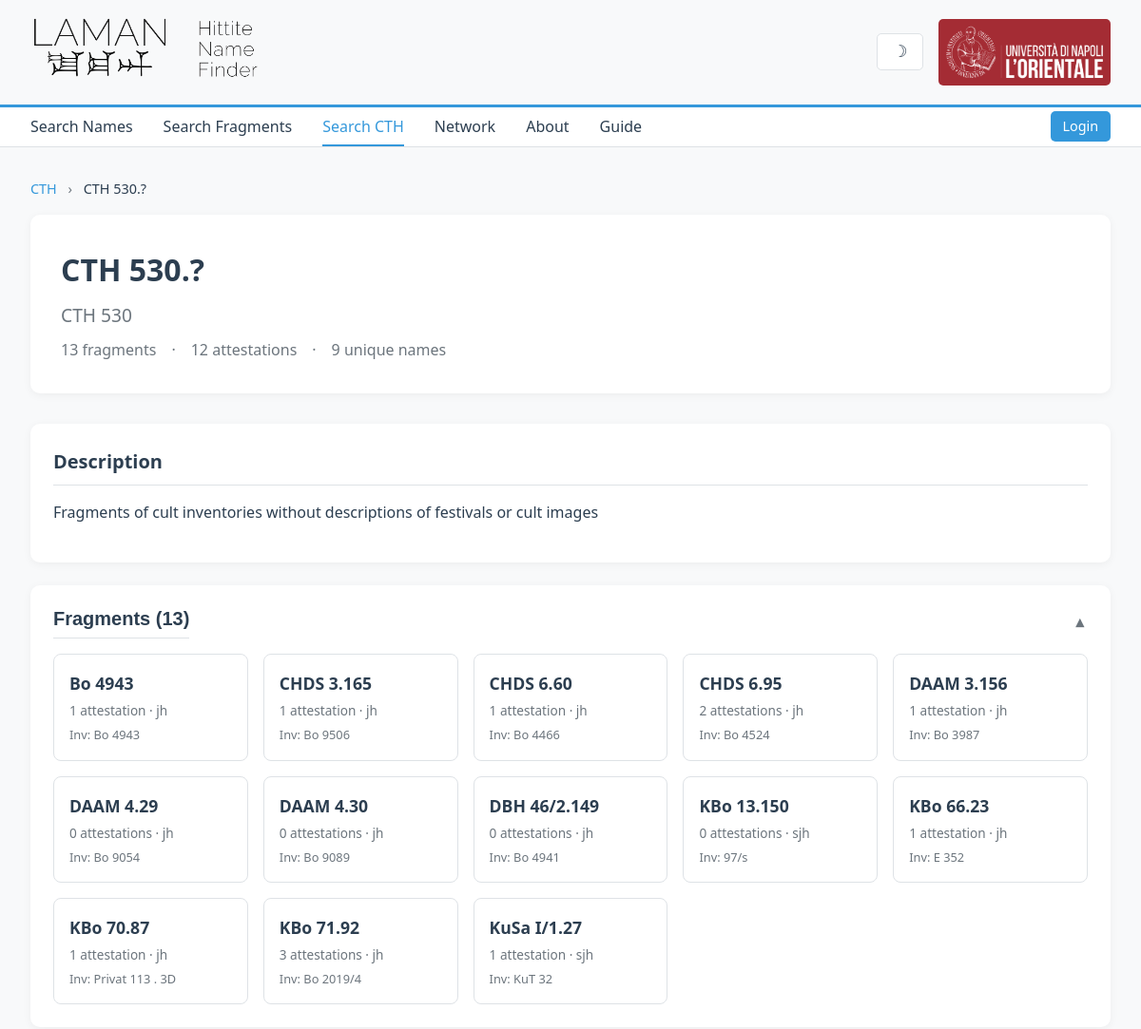
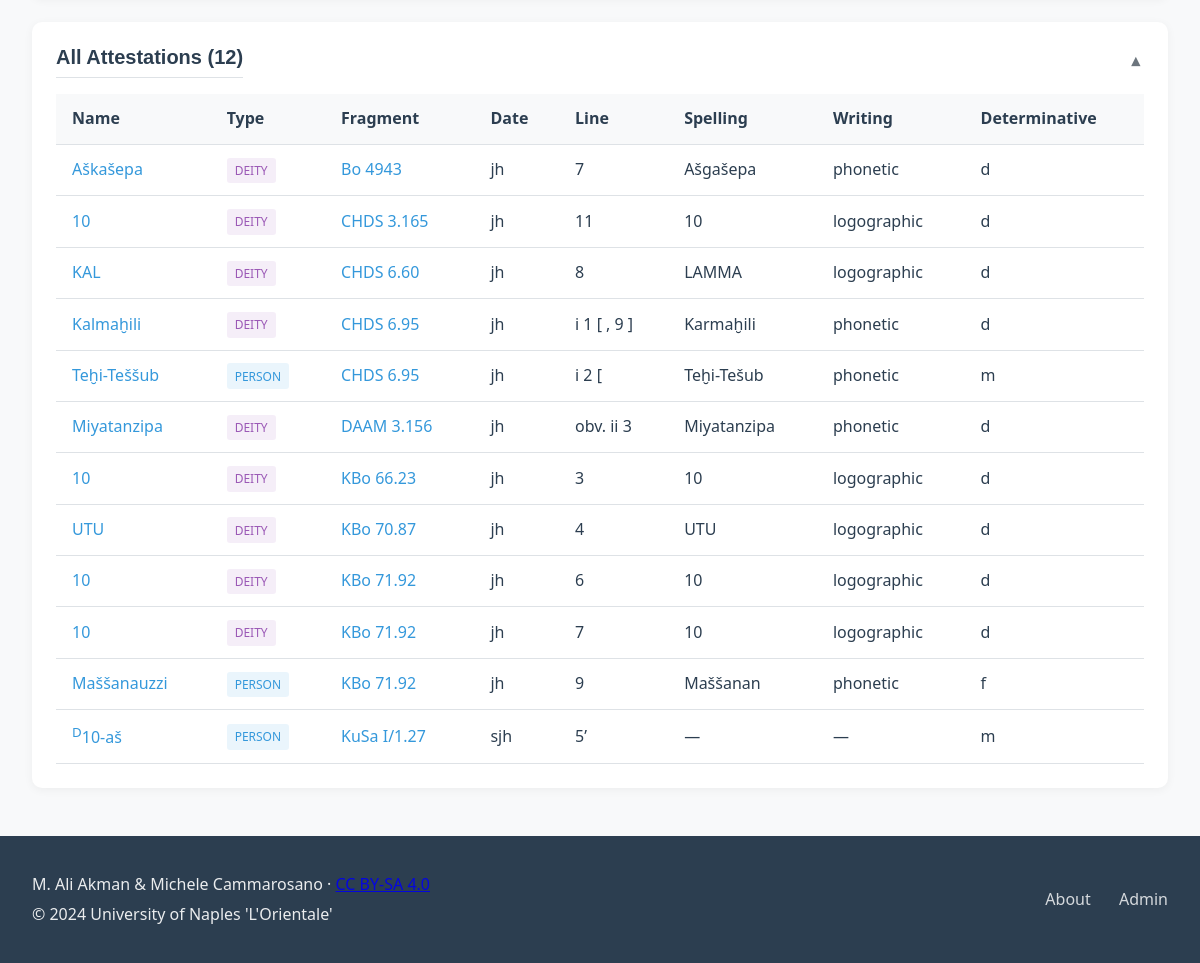
/cth/530.?/, run on the app's committed database (2 pictures, top to bottom).
### namefinder/models.py (models this page shows, shortened)
class Fragment(models.Model):
    original_id = models.IntegerField(
        unique=True,
        null=True,
        blank=True,
        help_text="Original Fragment_ID from the Excel file (null for new records)"
    )
    series = models.ForeignKey(
        Series,
        on_delete=models.PROTECT,
        related_name='fragments'
    )
    fragment_number = models.CharField(
        max_length=100,
        help_text="Fragment number within series (e.g., '51.108')"
    )
    series_fragment = models.CharField(
        max_length=200,
        help_text="Combined series + fragment (e.g., 'KBo 51.108')",
        db_index=True
    )
    publication_type = models.ForeignKey(
        PublicationType,
        on_delete=models.PROTECT,
        related_name='fragments',
        null=True,
        blank=True
    )
    cth = models.CharField(
        max_length=50,
        null=True,
        blank=True,
        help_text="CTH number (e.g., '530.53', '700')"
    )
    cth_name = models.CharField(
        max_length=500,
        null=True,
        blank=True,
        help_text="CTH text name"
    )
    cth_description = models.TextField(
        null=True,
        blank=True,
        help_text="CTH description"
    )
    inventory_number = models.CharField(
        max_length=200,
        null=True,
        blank=True,
        help_text="Museum inventory number"
    )
    find_spot = models.TextField(
        null=True,
        blank=True,
        help_text="Archaeological find spot information"
    )
    date = models.CharField(
        max_length=100,
        null=True,
        blank=True,
        help_text="Date or period (e.g., 'jh', 'sjh', 'mh')"
    )
    date_uncertain = models.BooleanField(
        default=False,
        help_text="Whether the date is uncertain"
    )
    comments = models.TextField(
        null=True,
        blank=True,
        help_text="Additional comments or notes"
    )
    is_matched = models.BooleanField(
        default=False,
        help_text="Whether this fragment was matched to CTH data"
    )
    match_method = models.CharField(
        max_length=100,
        null=True,
        blank=True,
        help_text="Method used to match this fragment"
    )
    class Meta:
        verbose_name = "Fragment"
        verbose_name_plural = "Fragments"
        ordering = ['series__name', 'fragment_number']

class Instance(models.Model):
    original_id = models.IntegerField(
        unique=True,
        null=True,
        blank=True,
        help_text="Original Instance_ID from the Excel file (null for new records)"
    )
    name = models.ForeignKey(
        Name,
        on_delete=models.CASCADE,
        related_name='instances',
        null=True,
        blank=True
    )
    fragment = models.ForeignKey(
        Fragment,
        on_delete=models.CASCADE,
        related_name='instances',
        null=True,
        blank=True
    )
    title_epithet = models.TextField(
        blank=True,
        null=True,
        help_text="Title or epithet of the name"
    )
    spelling = models.TextField(
        blank=True,
        null=True,
        help_text="How the name is spelled in this instance"
    )
    instance_type = models.ForeignKey(
        NameType,
        on_delete=models.PROTECT,
        related_name='instances',
        null=True,
        blank=True,
        help_text="Type: place, deity, person"
    )
    writing_type = models.ForeignKey(
        WritingType,
        on_delete=models.PROTECT,
        related_name='instances',
        null=True,
        blank=True
    )
    determinative = models.ForeignKey(
        Determinative,
        on_delete=models.PROTECT,
        related_name='instances',
        null=True,
        blank=True
    )
    line = models.CharField(
        max_length=200,
        blank=True,
        null=True,
        help_text="Line reference in the fragment"
    )
    completeness = models.ForeignKey(
        CompletenessType,
        on_delete=models.PROTECT,
        related_name='instances',
        null=True,
        blank=True
    )
    notes = models.TextField(
        blank=True,
        null=True,
        help_text="Additional notes"
    )
    class Meta:
        verbose_name = "Instance"
        verbose_name_plural = "Instances"
        ordering = ['name__name', 'fragment__series_fragment']

class Name(models.Model):
    original_id = models.IntegerField(
        unique=True,
        null=True,
        blank=True,
        help_text="Original Name_ID from the Excel file (null for new records)"
    )
    name = models.CharField(
        max_length=500,
        db_index=True,
        help_text="The attested name"
    )
    name_type = models.ForeignKey(
        NameType,
        on_delete=models.PROTECT,
        related_name='names',
        null=True,
        blank=True
    )
    writing_type = models.ForeignKey(
        WritingType,
        on_delete=models.PROTECT,
        related_name='names',
        null=True,
        blank=True
    )
    completeness = models.ForeignKey(
        CompletenessType,
        on_delete=models.PROTECT,
        related_name='names',
        null=True,
        blank=True
    )
    milieu = models.ForeignKey(
        Milieu,
        on_delete=models.PROTECT,
        related_name='names',
        null=True,
        blank=True
    )
    determinatives = models.ManyToManyField(
        Determinative,
        related_name='names',
        blank=True,
        help_text="Determinatives used with this name"
    )
    variant_forms = models.TextField(
        blank=True,
        null=True,
        help_text="Variant spellings of the name"
    )
    correspondence = models.TextField(
        blank=True,
        null=True,
        help_text="Corresponding names in other traditions"
    )
    literature = models.TextField(
        blank=True,
        null=True,
        help_text="Bibliography references"
    )
    query = models.CharField(
        max_length=500,
        blank=True,
        null=True,
        db_index=True,
        help_text="Normalized version for searching"
    )
    uncertain = models.BooleanField(
        default=False,
        help_text="Whether this name is uncertain"
    )
    class Meta:
        verbose_name = "Name"
        verbose_name_plural = "Names"
        ordering = ['query', 'name']

class NameType(models.Model):
    name = models.CharField(max_length=50, unique=True)
    class Meta:
        verbose_name = "Name Type"
        verbose_name_plural = "Name Types"
        ordering = ['name']

class WritingType(models.Model):
    name = models.CharField(max_length=50, unique=True)
    class Meta:
        verbose_name = "Writing Type"
        verbose_name_plural = "Writing Types"
        ordering = ['name']

class Determinative(models.Model):
    name = models.CharField(max_length=100, unique=True)
    class Meta:
        verbose_name = "Determinative"
        verbose_name_plural = "Determinatives"
        ordering = ['name']

### namefinder/views.py (the view)
# urls.py: path('cth/<str:cth_number>/', views.cth_detail, name='cth_detail'),
def cth_detail(request, cth_number):
    from urllib.parse import unquote
    import re
    cth_number = unquote(cth_number)
    is_main_cth = re.match(r'^\d+$', cth_number) is not None
    if is_main_cth:
        fragments = Fragment.objects.filter(
            cth__regex=r'^' + cth_number + r'([^0-9]|$)'
        ).select_related(
            'series', 'publication_type'
        ).prefetch_related('instances', 'instances__name', 'instances__name__name_type').order_by('cth', 'series__name', 'fragment_number')
    else:
        fragments = Fragment.objects.filter(cth=cth_number).select_related(
            'series', 'publication_type'
        ).prefetch_related('instances', 'instances__name', 'instances__name__name_type').order_by('series__name', 'fragment_number')
    cth_name = None
    cth_description = None
    if fragments.exists():
        first = fragments.first()
        cth_name = first.cth_name
        cth_description = first.cth_description
    if is_main_cth:
        all_instances = Instance.objects.filter(
            fragment__cth__regex=r'^' + cth_number + r'([^0-9]|$)'
        ).select_related(
            'name', 'name__name_type', 'fragment', 'fragment__series',
            'writing_type', 'determinative', 'completeness'
        ).order_by('fragment__cth', 'fragment__series__name', 'fragment__fragment_number', 'line')
    else:
        all_instances = Instance.objects.filter(
            fragment__cth=cth_number
        ).select_related(
            'name', 'name__name_type', 'fragment', 'fragment__series',
            'writing_type', 'determinative', 'completeness'
        ).order_by('fragment__series__name', 'fragment__fragment_number', 'line')
    unique_names = all_instances.values('name').distinct().count()
    sub_cth_list = []
    if is_main_cth:
        sub_cth_list = list(fragments.values_list('cth', flat=True).distinct().order_by('cth'))
    context = {
        'cth_number': cth_number,
        'cth_name': cth_name,
        'cth_description': cth_description,
        'fragments': fragments,
        'instances': all_instances,
        'unique_names': unique_names,
        'is_main_cth': is_main_cth,
        'sub_cth_list': sub_cth_list,
    }
    return render(request, 'namefinder/cth_detail.html', context)

### namefinder/templates/namefinder/cth_detail.html (shortened to what this page needs)
{% extends 'namefinder/base.html' %}
{% load static %}
{% block content %}
<div class="breadcrumb">
    <a href="{% url 'namefinder:cth_search' %}">CTH</a>
    <span>›</span>
    CTH {{ cth_number }}
</div>
<div class="detail-header">
    <div class="detail-header-main">
        <h1 class="detail-title">CTH {{ cth_number }}</h1>
        {% if cth_name %}
        <div class="detail-subtitle">{{ cth_name }}</div>
        {% endif %}
        <div class="detail-meta">
            <span>{{ fragments.count }} fragment{{ fragments.count|pluralize }}</span>
            <span>·</span>
            <span>{{ instances.count }} attestation{{ instances.count|pluralize }}</span>
            <span>·</span>
            <span>{{ unique_names }} unique name{{ unique_names|pluralize }}</span>
        </div>
    </div>
</div>
{% if cth_description %}
<div class="detail-section">
    <h2>Description</h2>
    <p>{{ cth_description }}</p>
</div>
{% endif %}
<div class="detail-section collapsible-section">
    <button class="collapsible-header active" onclick="toggleCollapsible(this)">
        <h2>Fragments ({{ fragments.count }})</h2>
        <span class="collapse-icon">▼</span>
    </button>
    <div class="collapsible-content">
        {% if fragments %}
        <div class="results-grid">
            {% for fragment in fragments %}
            <a href="{% url 'namefinder:fragment_detail' fragment.id %}" class="fragment-card">
                <div class="fragment-card-title">{{ fragment.series_fragment }}</div>
                <div class="fragment-card-meta">
                    {{ fragment.instances.count }} attestation{{ fragment.instances.count|pluralize }}
                    {% if fragment.date %} · {{ fragment.date }}{% if fragment.date_uncertain %}?{% endif %}{% endif %}
                </div>
                {% if fragment.inventory_number %}
                <div class="fragment-card-inv">Inv: {{ fragment.inventory_number }}</div>
                {% endif %}
            </a>
            {% endfor %}
        </div>
        {% else %}
        <p class="text-muted">No fragments found for this CTH.</p>
        {% endif %}
    </div>
</div>
<div class="detail-section collapsible-section">
    <button class="collapsible-header active" onclick="toggleCollapsible(this)">
        <h2>All Attestations ({{ instances.count }})</h2>
        <span class="collapse-icon">▼</span>
    </button>
    <div class="collapsible-content">
        {% if instances %}
        <table class="data-table">
            <thead>
                <tr>
                    <th>Name</th>
                    <th>Type</th>
                    <th>Fragment</th>
                    <th>Date</th>
                    <th>Line</th>
                    <th>Spelling</th>
                    <th>Writing</th>
                    <th>Determinative</th>
                </tr>
            </thead>
            <tbody>
                {% for instance in instances %}
                <tr>
                    <td>
                        {% if instance.name %}
                        <a href="{% url 'namefinder:name_detail' instance.name.id %}">{{ instance.name.name|safe }}</a>
                        {% else %}
                        Unknown
                        {% endif %}
                    </td>
                    <td>
                        {% if instance.name.name_type %}
                        <span class="name-type-badge {{ instance.name.name_type.name }}">{{ instance.name.name_type.name }}</span>
                        {% else %}
                        —
                        {% endif %}
                    </td>
                    <td>
                        <a href="{% url 'namefinder:fragment_detail' instance.fragment.id %}">{{ instance.fragment.series_fragment }}</a>
                    </td>
                    <td>
                        {% if instance.fragment.date %}
                        {{ instance.fragment.date }}{% if instance.fragment.date_uncertain %}<span class="uncertain-marker">?</span>{% endif %}
                        {% else %}
                        —
                        {% endif %}
                    </td>
                    <td>{{ instance.line|default:"—" }}</td>
                    <td>{{ instance.spelling|default:"—"|safe }}</td>
                    <td>{{ instance.writing_type.name|default:"—" }}</td>
                    <td>{{ instance.determinative.name|default:"—" }}</td>
                </tr>
                {% endfor %}
            </tbody>
        </table>
        {% else %}
        <p class="text-muted">No attestations found for this CTH{% if selected_date %} with date "{{ selected_date }}"{% endif %}.</p>
        {% endif %}
    </div>
</div>
{% endblock %}

### data on the page
Fragment: cth_name "CTH 530", cth_description "Fragments of cult inventories without descriptions of festivals or cult images", series_fragment "Bo 4943", instances.count "1", date "jh", inventory_number "Bo 4943"
Fragment: series_fragment "CHDS 3.165", instances.count "1", date "jh", inventory_number "Bo 9506"
Fragment: series_fragment "DBH 46/2.149", instances.count "0", date "jh", inventory_number "Bo 4941"
Fragment: series_fragment "KBo 66.23", instances.count "1", date "jh", inventory_number "E 352"
Fragment: series_fragment "KBo 70.87", instances.count "1", date "jh", inventory_number "Privat 113 . 3D"
Fragment: series_fragment "KBo 71.92", instances.count "3", date "jh", inventory_number "Bo 2019/4"
Fragment: series_fragment "KuSa I/1.27", instances.count "1", date "sjh", inventory_number "KuT 32"
Instance: name.name "Aškašepa", name.name_type.name "DEITY", fragment.series_fragment "Bo 4943", fragment "jh", line "7", spelling "Ašgašepa", writing_type.name "phonetic", determinative.name "d"
Instance: name.name "10", name.name_type.name "DEITY", fragment.series_fragment "KBo 66.23", fragment "jh", line "3", spelling "10", writing_type.name "logographic", determinative.name "d"
Instance: name.name "D 10-aš", name.name_type.name "PERSON", fragment.series_fragment "KuSa I/1.27", fragment "sjh", line "5’", spelling "—", writing_type.name "—", determinative.name "m"

### other printed values
{{ cth_number }} "530.?"
{{ fragments.count }} "13"
{{ instances.count }} "12"
{{ unique_names }} "9"
